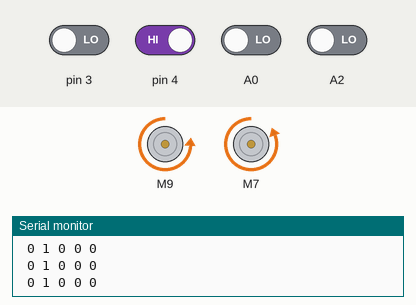
Simulated run of this sketch. Board: Arduino Uno, built with avr-gcc and run on an emulated ATmega328P. Shown: 2 × DC motor (green arrow = forward, orange = backward, longer = faster), the last lines printed to the serial monitor. The test bench sets the inputs (shaded band); at power-on: pin 4 HIGH, A0, A2, pin 3 LOW.

Above: at 1.2 s.
1.3 s: pin 4 driven LOW
At 1.7 s:
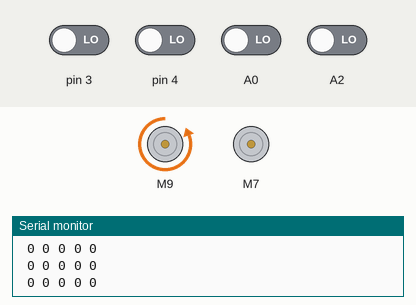
2.8 s: pin 4 driven HIGH
At 4.0 s:
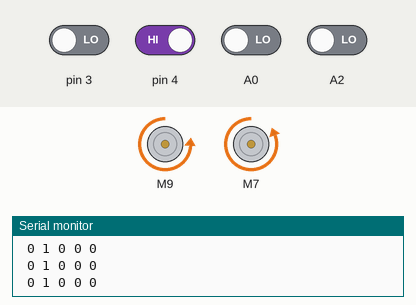
Timing chart, 0 to 5.8 s (numbered marks = the images above; inputs shaded):
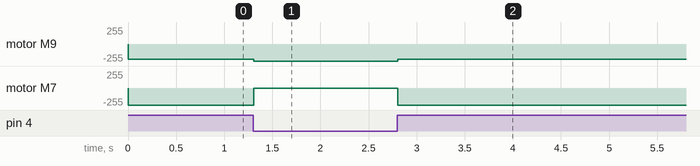

Measured:
- after the input at 1.3 s, motor M9: backward 230/255 → backward 255/255 at once; motor M7: backward 255/255 → stopped at once
- after the input at 2.8 s, motor M9: backward 255/255 → backward 230/255 at once; motor M7: stopped → backward 255/255 at once

The sketch:

line_follow.ino
```cpp
#include <SparkFun_TB6612.h>

#define PWMA 5
#define AIN2 6
#define AIN1 7
#define STBY 8
#define BIN1 9//motor
#define BIN2 10
#define PWMB 11
const int offsetA = -1;
const int offsetB = -1;//motor direction
Motor motorRight = Motor(AIN1, AIN2, PWMA, offsetA, STBY);
Motor motorLeft = Motor(BIN1, BIN2, PWMB, offsetB, STBY);

void setup() {
  Serial.begin(9600);
}

void loop() {
  Serial.print(digitalRead(A0));
  Serial.print(" ");
  Serial.print(digitalRead(4));
  Serial.print(" ");
  Serial.print(digitalRead(A2));
  Serial.print(" ");
  Serial.print(digitalRead(3));
  Serial.print(" ");
  Serial.println(digitalRead(3));
  Serial.print(" ");

  if (digitalRead(4) == 0 ) {
    turnRight(150);
  }
  else if (digitalRead(4) == 1 ) {
    turnLeft(150);
  }
 // else if (digitalRead(4) == 0 ) {
   // turnRight(150);
  //}
  //else if (digitalRead(3) == 1 && digitalRead(4) == 1) {
  //Move(150);
  //}
}
void turnRight(int S) {
  motorLeft.drive(255, 1);
  motorRight.drive(0, 1);
}

void turnLeft(int S) {
  motorLeft.drive(230, 1);
  motorRight.drive(255, 1);
}

void Stop() {
  motorLeft.brake();
  motorRight.brake();
}
void Move(int S) {
  forward(motorLeft, motorRight, S);
}
```
